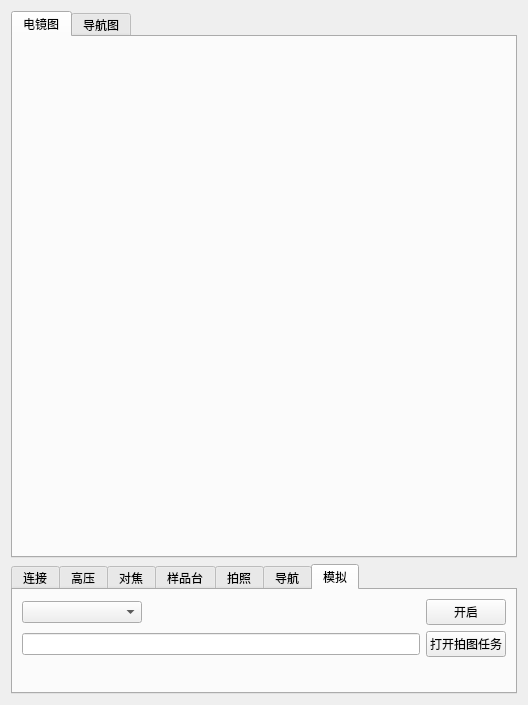
<?xml version="1.0" encoding="UTF-8"?>
<ui version="4.0">
 <class>Form</class>
 <widget class="QWidget" name="Form">
  <property name="geometry">
   <rect>
    <x>0</x>
    <y>0</y>
    <width>528</width>
    <height>705</height>
   </rect>
  </property>
  <property name="minimumSize">
   <size>
    <width>500</width>
    <height>700</height>
   </size>
  </property>
  <property name="windowTitle">
   <string>Form</string>
  </property>
  <layout class="QVBoxLayout" name="verticalLayout">
   <item>
    <widget class="QTabWidget" name="tabWidget_3">
     <property name="minimumSize">
      <size>
       <width>0</width>
       <height>512</height>
      </size>
     </property>
     <property name="currentIndex">
      <number>0</number>
     </property>
     <widget class="QWidget" name="tab_sem_img">
      <attribute name="title">
       <string>电镜图</string>
      </attribute>
     </widget>
     <widget class="QWidget" name="tab_nav_img">
      <attribute name="title">
       <string>导航图</string>
      </attribute>
     </widget>
    </widget>
   </item>
   <item>
    <widget class="QTabWidget" name="tab_modules">
     <property name="maximumSize">
      <size>
       <width>16777215</width>
       <height>130</height>
      </size>
     </property>
     <property name="currentIndex">
      <number>6</number>
     </property>
     <widget class="QWidget" name="tab_conn">
      <attribute name="title">
       <string>连接</string>
      </attribute>
      <layout class="QVBoxLayout" name="verticalLayout_2">
       <property name="spacing">
        <number>0</number>
       </property>
       <property name="leftMargin">
        <number>0</number>
       </property>
       <property name="topMargin">
        <number>4</number>
       </property>
       <property name="rightMargin">
        <number>0</number>
       </property>
       <property name="bottomMargin">
        <number>0</number>
       </property>
       <item>
        <widget class="QFrame" name="frame_5">
         <property name="frameShape">
          <enum>QFrame::Shape::Box</enum>
         </property>
         <property name="frameShadow">
          <enum>QFrame::Shadow::Raised</enum>
         </property>
         <layout class="QHBoxLayout" name="horizontalLayout_2">
          <property name="spacing">
           <number>6</number>
          </property>
          <property name="leftMargin">
           <number>0</number>
          </property>
          <property name="topMargin">
           <number>0</number>
          </property>
          <property name="rightMargin">
           <number>0</number>
          </property>
          <property name="bottomMargin">
           <number>0</number>
          </property>
          <item>
           <widget class="QPushButton" name="btn_handshake">
            <property name="text">
             <string>扫描在线设备</string>
            </property>
           </widget>
          </item>
          <item>
           <widget class="QComboBox" name="cbox_sem_servers">
            <property name="minimumSize">
             <size>
              <width>180</width>
              <height>0</height>
             </size>
            </property>
           </widget>
          </item>
          <item>
           <widget class="QPushButton" name="btn_zem_sync">
            <property name="text">
             <string>同步状态</string>
            </property>
           </widget>
          </item>
          <item>
           <spacer name="horizontalSpacer_5">
            <property name="orientation">
             <enum>Qt::Orientation::Horizontal</enum>
            </property>
            <property name="sizeHint" stdset="0">
             <size>
              <width>40</width>
              <height>20</height>
             </size>
            </property>
           </spacer>
          </item>
         </layout>
        </widget>
       </item>
       <item>
        <layout class="QHBoxLayout" name="horizontalLayout">
         <item>
          <widget class="QComboBox" name="cbox_cmds">
           <property name="minimumSize">
            <size>
             <width>175</width>
             <height>0</height>
            </size>
           </property>
          </widget>
         </item>
         <item>
          <widget class="QLineEdit" name="input_cmd_args">
           <property name="minimumSize">
            <size>
             <width>180</width>
             <height>0</height>
            </size>
           </property>
          </widget>
         </item>
         <item>
          <widget class="QPushButton" name="btn_send">
           <property name="text">
            <string>发送命令</string>
           </property>
          </widget>
         </item>
         <item>
          <spacer name="horizontalSpacer_7">
           <property name="orientation">
            <enum>Qt::Orientation::Horizontal</enum>
           </property>
           <property name="sizeHint" stdset="0">
            <size>
             <width>40</width>
             <height>20</height>
            </size>
           </property>
          </spacer>
         </item>
        </layout>
       </item>
       <item>
        <widget class="Line" name="line_4">
         <property name="lineWidth">
          <number>2</number>
         </property>
         <property name="orientation">
          <enum>Qt::Orientation::Horizontal</enum>
         </property>
        </widget>
       </item>
       <item>
        <layout class="QHBoxLayout" name="horizontalLayout_4">
         <property name="spacing">
          <number>2</number>
         </property>
         <property name="topMargin">
          <number>0</number>
         </property>
         <item>
          <widget class="QLabel" name="label_8">
           <property name="sizePolicy">
            <sizepolicy hsizetype="Fixed" vsizetype="Preferred">
             <horstretch>0</horstretch>
             <verstretch>0</verstretch>
            </sizepolicy>
           </property>
           <property name="text">
            <string>发送:</string>
           </property>
          </widget>
         </item>
         <item>
          <widget class="QLabel" name="lbl_cmd_send">
           <property name="text">
            <string/>
           </property>
          </widget>
         </item>
        </layout>
       </item>
       <item>
        <layout class="QHBoxLayout" name="horizontalLayout_5">
         <property name="spacing">
          <number>2</number>
         </property>
         <item>
          <widget class="QLabel" name="label_5">
           <property name="sizePolicy">
            <sizepolicy hsizetype="Fixed" vsizetype="Preferred">
             <horstretch>0</horstretch>
             <verstretch>0</verstretch>
            </sizepolicy>
           </property>
           <property name="text">
            <string>接收:</string>
           </property>
          </widget>
         </item>
         <item>
          <widget class="QLabel" name="lbl_cmd_rcv">
           <property name="text">
            <string/>
           </property>
          </widget>
         </item>
        </layout>
       </item>
       <item>
        <spacer name="verticalSpacer_2">
         <property name="orientation">
          <enum>Qt::Orientation::Vertical</enum>
         </property>
         <property name="sizeHint" stdset="0">
          <size>
           <width>20</width>
           <height>40</height>
          </size>
         </property>
        </spacer>
       </item>
      </layout>
     </widget>
     <widget class="QWidget" name="tab_hv">
      <attribute name="title">
       <string>高压</string>
      </attribute>
      <layout class="QVBoxLayout" name="verticalLayout_6">
       <item>
        <layout class="QHBoxLayout" name="horizontalLayout_10">
         <item>
          <widget class="QPushButton" name="btn_hv_get">
           <property name="maximumSize">
            <size>
             <width>80</width>
             <height>16777215</height>
            </size>
           </property>
           <property name="text">
            <string>当前电压:</string>
           </property>
          </widget>
         </item>
         <item>
          <widget class="QWheelLineEdit" name="ipt_hv">
           <property name="maximumSize">
            <size>
             <width>40</width>
             <height>16777215</height>
            </size>
           </property>
           <property name="text">
            <string/>
           </property>
           <property name="alignment">
            <set>Qt::AlignmentFlag::AlignRight|Qt::AlignmentFlag::AlignTrailing|Qt::AlignmentFlag::AlignVCenter</set>
           </property>
          </widget>
         </item>
         <item>
          <widget class="QLabel" name="label_10">
           <property name="text">
            <string>KV</string>
           </property>
          </widget>
         </item>
         <item>
          <widget class="QPushButton" name="btn_hv_set">
           <property name="minimumSize">
            <size>
             <width>45</width>
             <height>0</height>
            </size>
           </property>
           <property name="maximumSize">
            <size>
             <width>16777215</width>
             <height>16777215</height>
            </size>
           </property>
           <property name="text">
            <string>设置</string>
           </property>
          </widget>
         </item>
         <item>
          <spacer name="horizontalSpacer">
           <property name="orientation">
            <enum>Qt::Orientation::Horizontal</enum>
           </property>
           <property name="sizeHint" stdset="0">
            <size>
             <width>40</width>
             <height>20</height>
            </size>
           </property>
          </spacer>
         </item>
         <item>
          <widget class="QPushButton" name="btn_gun_on">
           <property name="minimumSize">
            <size>
             <width>45</width>
             <height>0</height>
            </size>
           </property>
           <property name="maximumSize">
            <size>
             <width>16777215</width>
             <height>16777215</height>
            </size>
           </property>
           <property name="text">
            <string>开枪</string>
           </property>
          </widget>
         </item>
         <item>
          <widget class="QPushButton" name="btn_gun_off">
           <property name="minimumSize">
            <size>
             <width>45</width>
             <height>0</height>
            </size>
           </property>
           <property name="maximumSize">
            <size>
             <width>16777215</width>
             <height>16777215</height>
            </size>
           </property>
           <property name="text">
            <string>关枪</string>
           </property>
          </widget>
         </item>
        </layout>
       </item>
       <item>
        <spacer name="verticalSpacer_5">
         <property name="orientation">
          <enum>Qt::Orientation::Vertical</enum>
         </property>
         <property name="sizeHint" stdset="0">
          <size>
           <width>20</width>
           <height>50</height>
          </size>
         </property>
        </spacer>
       </item>
      </layout>
     </widget>
     <widget class="QWidget" name="tab_focus">
      <attribute name="title">
       <string>对焦</string>
      </attribute>
      <layout class="QVBoxLayout" name="verticalLayout_3" stretch="1,0">
       <property name="spacing">
        <number>0</number>
       </property>
       <property name="leftMargin">
        <number>0</number>
       </property>
       <property name="topMargin">
        <number>0</number>
       </property>
       <property name="rightMargin">
        <number>0</number>
       </property>
       <property name="bottomMargin">
        <number>0</number>
       </property>
       <item>
        <widget class="QFrame" name="frame_2">
         <property name="frameShape">
          <enum>QFrame::Shape::Box</enum>
         </property>
         <property name="frameShadow">
          <enum>QFrame::Shadow::Raised</enum>
         </property>
         <layout class="QHBoxLayout" name="horizontalLayout_6" stretch="0,1,0,0,0">
          <property name="spacing">
           <number>2</number>
          </property>
          <property name="leftMargin">
           <number>0</number>
          </property>
          <property name="topMargin">
           <number>0</number>
          </property>
          <property name="rightMargin">
           <number>0</number>
          </property>
          <property name="bottomMargin">
           <number>0</number>
          </property>
          <item>
           <widget class="QPushButton" name="btn_ob">
            <property name="maximumSize">
             <size>
              <width>45</width>
              <height>16777215</height>
             </size>
            </property>
            <property name="text">
             <string>当前值:</string>
            </property>
           </widget>
          </item>
          <item>
           <widget class="QEditSlider" name="slider_ob" native="true"/>
          </item>
          <item>
           <widget class="Line" name="line">
            <property name="orientation">
             <enum>Qt::Orientation::Vertical</enum>
            </property>
           </widget>
          </item>
          <item>
           <spacer name="horizontalSpacer_6">
            <property name="orientation">
             <enum>Qt::Orientation::Horizontal</enum>
            </property>
            <property name="sizeType">
             <enum>QSizePolicy::Policy::Preferred</enum>
            </property>
            <property name="sizeHint" stdset="0">
             <size>
              <width>20</width>
              <height>20</height>
             </size>
            </property>
           </spacer>
          </item>
          <item>
           <widget class="QPushButton" name="btn_af">
            <property name="maximumSize">
             <size>
              <width>16777215</width>
              <height>16777215</height>
             </size>
            </property>
            <property name="text">
             <string>AF</string>
            </property>
           </widget>
          </item>
         </layout>
        </widget>
       </item>
       <item>
        <spacer name="verticalSpacer">
         <property name="orientation">
          <enum>Qt::Orientation::Vertical</enum>
         </property>
         <property name="sizeHint" stdset="0">
          <size>
           <width>20</width>
           <height>62</height>
          </size>
         </property>
        </spacer>
       </item>
      </layout>
     </widget>
     <widget class="QWidget" name="tab_stage">
      <attribute name="title">
       <string>样品台</string>
      </attribute>
      <layout class="QVBoxLayout" name="verticalLayout_4">
       <property name="spacing">
        <number>0</number>
       </property>
       <property name="leftMargin">
        <number>0</number>
       </property>
       <property name="topMargin">
        <number>0</number>
       </property>
       <property name="rightMargin">
        <number>0</number>
       </property>
       <property name="bottomMargin">
        <number>0</number>
       </property>
       <item>
        <widget class="QFrame" name="frame_8">
         <property name="frameShape">
          <enum>QFrame::Shape::Box</enum>
         </property>
         <property name="frameShadow">
          <enum>QFrame::Shadow::Raised</enum>
         </property>
         <layout class="QHBoxLayout" name="horizontalLayout_7">
          <property name="spacing">
           <number>6</number>
          </property>
          <property name="leftMargin">
           <number>0</number>
          </property>
          <property name="topMargin">
           <number>0</number>
          </property>
          <property name="rightMargin">
           <number>0</number>
          </property>
          <property name="bottomMargin">
           <number>0</number>
          </property>
          <item>
           <widget class="QPushButton" name="btn_stage_xy_pos">
            <property name="maximumSize">
             <size>
              <width>80</width>
              <height>16777215</height>
             </size>
            </property>
            <property name="text">
             <string>当前坐标:</string>
            </property>
           </widget>
          </item>
          <item>
           <widget class="QLineEdit" name="input_stage_xy_pos">
            <property name="maximumSize">
             <size>
              <width>180</width>
              <height>16777215</height>
             </size>
            </property>
            <property name="text">
             <string>0,0</string>
            </property>
           </widget>
          </item>
          <item>
           <widget class="QPushButton" name="btn_stage_xy_goto">
            <property name="minimumSize">
             <size>
              <width>45</width>
              <height>0</height>
             </size>
            </property>
            <property name="maximumSize">
             <size>
              <width>16777215</width>
              <height>16777215</height>
             </size>
            </property>
            <property name="text">
             <string>GOTO</string>
            </property>
           </widget>
          </item>
          <item>
           <widget class="QFrame" name="frame_7">
            <property name="frameShape">
             <enum>QFrame::Shape::StyledPanel</enum>
            </property>
            <property name="frameShadow">
             <enum>QFrame::Shadow::Raised</enum>
            </property>
            <layout class="QGridLayout" name="gridLayout">
             <property name="leftMargin">
              <number>0</number>
             </property>
             <property name="topMargin">
              <number>0</number>
             </property>
             <property name="rightMargin">
              <number>0</number>
             </property>
             <property name="bottomMargin">
              <number>0</number>
             </property>
             <property name="spacing">
              <number>1</number>
             </property>
             <item row="0" column="0">
              <spacer name="horizontalSpacer_10">
               <property name="orientation">
                <enum>Qt::Orientation::Horizontal</enum>
               </property>
               <property name="sizeHint" stdset="0">
                <size>
                 <width>40</width>
                 <height>20</height>
                </size>
               </property>
              </spacer>
             </item>
            </layout>
           </widget>
          </item>
         </layout>
        </widget>
       </item>
       <item>
        <widget class="QFrame" name="frame_6">
         <property name="frameShape">
          <enum>QFrame::Shape::StyledPanel</enum>
         </property>
         <property name="frameShadow">
          <enum>QFrame::Shadow::Raised</enum>
         </property>
         <layout class="QHBoxLayout" name="horizontalLayout_8">
          <property name="spacing">
           <number>6</number>
          </property>
          <property name="leftMargin">
           <number>0</number>
          </property>
          <property name="topMargin">
           <number>0</number>
          </property>
          <property name="rightMargin">
           <number>0</number>
          </property>
          <property name="bottomMargin">
           <number>0</number>
          </property>
          <item>
           <widget class="QLabel" name="label_3">
            <property name="minimumSize">
             <size>
              <width>70</width>
              <height>0</height>
             </size>
            </property>
            <property name="text">
             <string>相对运动:</string>
            </property>
            <property name="alignment">
             <set>Qt::AlignmentFlag::AlignRight|Qt::AlignmentFlag::AlignTrailing|Qt::AlignmentFlag::AlignVCenter</set>
            </property>
           </widget>
          </item>
          <item>
           <widget class="QLineEdit" name="input_stage_xy_rval">
            <property name="maximumSize">
             <size>
              <width>60</width>
              <height>16777215</height>
             </size>
            </property>
            <property name="text">
             <string>10</string>
            </property>
           </widget>
          </item>
          <item>
           <widget class="QFrame" name="frame">
            <property name="frameShape">
             <enum>QFrame::Shape::Box</enum>
            </property>
            <property name="frameShadow">
             <enum>QFrame::Shadow::Raised</enum>
            </property>
            <layout class="QGridLayout" name="gridLayout_2">
             <property name="leftMargin">
              <number>0</number>
             </property>
             <property name="topMargin">
              <number>0</number>
             </property>
             <property name="rightMargin">
              <number>0</number>
             </property>
             <property name="bottomMargin">
              <number>0</number>
             </property>
             <property name="spacing">
              <number>0</number>
             </property>
             <item row="0" column="1">
              <widget class="QToolButton" name="btn_stage_xy_move_up">
               <property name="maximumSize">
                <size>
                 <width>30</width>
                 <height>15</height>
                </size>
               </property>
               <property name="text">
                <string>...</string>
               </property>
               <property name="arrowType">
                <enum>Qt::ArrowType::UpArrow</enum>
               </property>
              </widget>
             </item>
             <item row="1" column="1">
              <widget class="QToolButton" name="btn_stage_xy_move_down">
               <property name="maximumSize">
                <size>
                 <width>30</width>
                 <height>15</height>
                </size>
               </property>
               <property name="text">
                <string>...</string>
               </property>
               <property name="arrowType">
                <enum>Qt::ArrowType::DownArrow</enum>
               </property>
              </widget>
             </item>
             <item row="1" column="2">
              <widget class="QToolButton" name="btn_stage_xy_move_right">
               <property name="maximumSize">
                <size>
                 <width>30</width>
                 <height>15</height>
                </size>
               </property>
               <property name="text">
                <string>...</string>
               </property>
               <property name="arrowType">
                <enum>Qt::ArrowType::RightArrow</enum>
               </property>
              </widget>
             </item>
             <item row="1" column="0">
              <widget class="QToolButton" name="btn_stage_xy_move_left">
               <property name="maximumSize">
                <size>
                 <width>30</width>
                 <height>15</height>
                </size>
               </property>
               <property name="text">
                <string>...</string>
               </property>
               <property name="arrowType">
                <enum>Qt::ArrowType::LeftArrow</enum>
               </property>
              </widget>
             </item>
            </layout>
           </widget>
          </item>
          <item>
           <spacer name="horizontalSpacer_4">
            <property name="orientation">
             <enum>Qt::Orientation::Horizontal</enum>
            </property>
            <property name="sizeHint" stdset="0">
             <size>
              <width>277</width>
              <height>20</height>
             </size>
            </property>
           </spacer>
          </item>
         </layout>
        </widget>
       </item>
       <item>
        <spacer name="verticalSpacer_3">
         <property name="orientation">
          <enum>Qt::Orientation::Vertical</enum>
         </property>
         <property name="sizeHint" stdset="0">
          <size>
           <width>20</width>
           <height>40</height>
          </size>
         </property>
        </spacer>
       </item>
      </layout>
     </widget>
     <widget class="QWidget" name="tab_snap">
      <attribute name="title">
       <string>拍照</string>
      </attribute>
      <layout class="QVBoxLayout" name="verticalLayout_5">
       <property name="spacing">
        <number>0</number>
       </property>
       <property name="leftMargin">
        <number>0</number>
       </property>
       <property name="topMargin">
        <number>0</number>
       </property>
       <property name="rightMargin">
        <number>0</number>
       </property>
       <property name="bottomMargin">
        <number>0</number>
       </property>
       <item>
        <widget class="QFrame" name="frame_4">
         <property name="frameShape">
          <enum>QFrame::Shape::Box</enum>
         </property>
         <property name="frameShadow">
          <enum>QFrame::Shadow::Raised</enum>
         </property>
         <layout class="QHBoxLayout" name="horizontalLayout_3">
          <property name="spacing">
           <number>3</number>
          </property>
          <property name="leftMargin">
           <number>0</number>
          </property>
          <property name="topMargin">
           <number>0</number>
          </property>
          <property name="rightMargin">
           <number>0</number>
          </property>
          <property name="bottomMargin">
           <number>0</number>
          </property>
          <item>
           <widget class="QLabel" name="label_9">
            <property name="text">
             <string>放大倍数:</string>
            </property>
           </widget>
          </item>
          <item>
           <widget class="QComboBox" name="cbox_mag">
            <property name="sizePolicy">
             <sizepolicy hsizetype="Expanding" vsizetype="Fixed">
              <horstretch>0</horstretch>
              <verstretch>0</verstretch>
             </sizepolicy>
            </property>
            <property name="minimumSize">
             <size>
              <width>80</width>
              <height>0</height>
             </size>
            </property>
            <property name="sizeAdjustPolicy">
             <enum>QComboBox::SizeAdjustPolicy::AdjustToContentsOnFirstShow</enum>
            </property>
           </widget>
          </item>
          <item>
           <widget class="QLineEdit" name="input_mag">
            <property name="sizePolicy">
             <sizepolicy hsizetype="Preferred" vsizetype="Fixed">
              <horstretch>0</horstretch>
              <verstretch>0</verstretch>
             </sizepolicy>
            </property>
            <property name="minimumSize">
             <size>
              <width>80</width>
              <height>0</height>
             </size>
            </property>
            <property name="maximumSize">
             <size>
              <width>50</width>
              <height>16777215</height>
             </size>
            </property>
            <property name="text">
             <string>500</string>
            </property>
           </widget>
          </item>
          <item>
           <widget class="Line" name="line_5">
            <property name="orientation">
             <enum>Qt::Orientation::Vertical</enum>
            </property>
           </widget>
          </item>
          <item>
           <widget class="QLabel" name="label">
            <property name="text">
             <string>扫描场:</string>
            </property>
           </widget>
          </item>
          <item>
           <widget class="QLineEdit" name="input_field_size">
            <property name="sizePolicy">
             <sizepolicy hsizetype="Preferred" vsizetype="Fixed">
              <horstretch>0</horstretch>
              <verstretch>0</verstretch>
             </sizepolicy>
            </property>
            <property name="minimumSize">
             <size>
              <width>80</width>
              <height>0</height>
             </size>
            </property>
            <property name="maximumSize">
             <size>
              <width>16777215</width>
              <height>16777215</height>
             </size>
            </property>
            <property name="text">
             <string>520</string>
            </property>
           </widget>
          </item>
          <item>
           <widget class="QLabel" name="label_2">
            <property name="text">
             <string>μm   </string>
            </property>
           </widget>
          </item>
          <item>
           <widget class="QLineEdit" name="input_field_rotation">
            <property name="sizePolicy">
             <sizepolicy hsizetype="Preferred" vsizetype="Fixed">
              <horstretch>0</horstretch>
              <verstretch>0</verstretch>
             </sizepolicy>
            </property>
            <property name="minimumSize">
             <size>
              <width>60</width>
              <height>0</height>
             </size>
            </property>
            <property name="maximumSize">
             <size>
              <width>50</width>
              <height>16777215</height>
             </size>
            </property>
            <property name="text">
             <string>0</string>
            </property>
           </widget>
          </item>
          <item>
           <widget class="QLabel" name="label_4">
            <property name="text">
             <string>°</string>
            </property>
           </widget>
          </item>
          <item>
           <spacer name="horizontalSpacer_2">
            <property name="orientation">
             <enum>Qt::Orientation::Horizontal</enum>
            </property>
            <property name="sizeHint" stdset="0">
             <size>
              <width>110</width>
              <height>20</height>
             </size>
            </property>
           </spacer>
          </item>
         </layout>
        </widget>
       </item>
       <item>
        <widget class="QFrame" name="frame_15">
         <property name="frameShape">
          <enum>QFrame::Shape::Box</enum>
         </property>
         <property name="frameShadow">
          <enum>QFrame::Shadow::Raised</enum>
         </property>
         <layout class="QHBoxLayout" name="horizontalLayout_14">
          <property name="spacing">
           <number>3</number>
          </property>
          <property name="leftMargin">
           <number>0</number>
          </property>
          <property name="topMargin">
           <number>0</number>
          </property>
          <property name="rightMargin">
           <number>0</number>
          </property>
          <property name="bottomMargin">
           <number>0</number>
          </property>
          <item>
           <widget class="QLabel" name="label_6">
            <property name="text">
             <string>拍照档位:</string>
            </property>
           </widget>
          </item>
          <item>
           <widget class="QComboBox" name="cbox_cap_avg">
            <property name="maximumSize">
             <size>
              <width>35</width>
              <height>16777215</height>
             </size>
            </property>
           </widget>
          </item>
          <item>
           <widget class="QLabel" name="label_7">
            <property name="text">
             <string>图像尺寸:</string>
            </property>
           </widget>
          </item>
          <item>
           <widget class="QComboBox" name="cbox_cap_size">
            <property name="minimumSize">
             <size>
              <width>100</width>
              <height>0</height>
             </size>
            </property>
           </widget>
          </item>
          <item>
           <widget class="Line" name="line_2">
            <property name="orientation">
             <enum>Qt::Orientation::Vertical</enum>
            </property>
           </widget>
          </item>
          <item>
           <widget class="Line" name="line_3">
            <property name="orientation">
             <enum>Qt::Orientation::Vertical</enum>
            </property>
           </widget>
          </item>
          <item>
           <widget class="QCheckBox" name="ckb_snap_save">
            <property name="text">
             <string>保存</string>
            </property>
           </widget>
          </item>
          <item>
           <widget class="QPushButton" name="btn_snap">
            <property name="maximumSize">
             <size>
              <width>60</width>
              <height>16777215</height>
             </size>
            </property>
            <property name="text">
             <string>拍照</string>
            </property>
           </widget>
          </item>
          <item>
           <widget class="QPushButton" name="btn_play">
            <property name="maximumSize">
             <size>
              <width>60</width>
              <height>16777215</height>
             </size>
            </property>
            <property name="text">
             <string>播放</string>
            </property>
           </widget>
          </item>
          <item>
           <spacer name="horizontalSpacer_3">
            <property name="orientation">
             <enum>Qt::Orientation::Horizontal</enum>
            </property>
            <property name="sizeHint" stdset="0">
             <size>
              <width>61</width>
              <height>20</height>
             </size>
            </property>
           </spacer>
          </item>
          <item>
           <widget class="QPushButton" name="btn_remap">
            <property name="maximumSize">
             <size>
              <width>35</width>
              <height>16777215</height>
             </size>
            </property>
            <property name="text">
             <string>映射</string>
            </property>
           </widget>
          </item>
         </layout>
        </widget>
       </item>
       <item>
        <spacer name="verticalSpacer_6">
         <property name="orientation">
          <enum>Qt::Orientation::Vertical</enum>
         </property>
         <property name="sizeHint" stdset="0">
          <size>
           <width>20</width>
           <height>40</height>
          </size>
         </property>
        </spacer>
       </item>
      </layout>
     </widget>
     <widget class="QWidget" name="tab_nav">
      <attribute name="title">
       <string>导航</string>
      </attribute>
      <layout class="QVBoxLayout" name="verticalLayout_7">
       <property name="spacing">
        <number>2</number>
       </property>
       <property name="leftMargin">
        <number>0</number>
       </property>
       <property name="topMargin">
        <number>0</number>
       </property>
       <property name="rightMargin">
        <number>0</number>
       </property>
       <property name="bottomMargin">
        <number>0</number>
       </property>
       <item>
        <widget class="QFrame" name="frame_9">
         <property name="frameShape">
          <enum>QFrame::Shape::StyledPanel</enum>
         </property>
         <property name="frameShadow">
          <enum>QFrame::Shadow::Raised</enum>
         </property>
         <layout class="QHBoxLayout" name="horizontalLayout_9">
          <property name="spacing">
           <number>2</number>
          </property>
          <property name="leftMargin">
           <number>0</number>
          </property>
          <property name="topMargin">
           <number>0</number>
          </property>
          <property name="rightMargin">
           <number>0</number>
          </property>
          <property name="bottomMargin">
           <number>0</number>
          </property>
          <item>
           <widget class="QPushButton" name="btn_get_nav_info">
            <property name="sizePolicy">
             <sizepolicy hsizetype="Maximum" vsizetype="Fixed">
              <horstretch>0</horstretch>
              <verstretch>0</verstretch>
             </sizepolicy>
            </property>
            <property name="maximumSize">
             <size>
              <width>60</width>
              <height>16777215</height>
             </size>
            </property>
            <property name="text">
             <string>导航图</string>
            </property>
           </widget>
          </item>
          <item>
           <spacer name="horizontalSpacer_8">
            <property name="orientation">
             <enum>Qt::Orientation::Horizontal</enum>
            </property>
            <property name="sizeHint" stdset="0">
             <size>
              <width>247</width>
              <height>20</height>
             </size>
            </property>
           </spacer>
          </item>
          <item>
           <widget class="QPushButton" name="btn_nav_circle_marker">
            <property name="text">
             <string>圆形标记</string>
            </property>
           </widget>
          </item>
          <item>
           <widget class="QPushButton" name="btn_nav_marker_align">
            <property name="text">
             <string>标记点对齐</string>
            </property>
           </widget>
          </item>
          <item>
           <widget class="QRadioButton" name="rbtn_nav_enable_calib">
            <property name="text">
             <string>使能</string>
            </property>
           </widget>
          </item>
         </layout>
        </widget>
       </item>
       <item>
        <spacer name="verticalSpacer_4">
         <property name="orientation">
          <enum>Qt::Orientation::Vertical</enum>
         </property>
         <property name="sizeHint" stdset="0">
          <size>
           <width>20</width>
           <height>36</height>
          </size>
         </property>
        </spacer>
       </item>
      </layout>
     </widget>
     <widget class="QWidget" name="tab">
      <attribute name="title">
       <string>模拟</string>
      </attribute>
      <layout class="QVBoxLayout" name="verticalLayout_8">
       <item>
        <layout class="QHBoxLayout" name="horizontalLayout_11">
         <item>
          <widget class="QComboBox" name="cbox_vzem_type">
           <property name="minimumSize">
            <size>
             <width>120</width>
             <height>0</height>
            </size>
           </property>
          </widget>
         </item>
         <item>
          <spacer name="horizontalSpacer_9">
           <property name="orientation">
            <enum>Qt::Orientation::Horizontal</enum>
           </property>
           <property name="sizeHint" stdset="0">
            <size>
             <width>40</width>
             <height>20</height>
            </size>
           </property>
          </spacer>
         </item>
         <item>
          <widget class="QPushButton" name="btn_vzem_start">
           <property name="text">
            <string>开启</string>
           </property>
          </widget>
         </item>
        </layout>
       </item>
       <item>
        <layout class="QHBoxLayout" name="horizontalLayout_12"/>
       </item>
       <item>
        <layout class="QHBoxLayout" name="horizontalLayout_13">
         <item>
          <widget class="QLineEdit" name="le_vzem_json"/>
         </item>
         <item>
          <widget class="QPushButton" name="btn_vzem_open_json">
           <property name="text">
            <string>打开拍图任务</string>
           </property>
          </widget>
         </item>
        </layout>
       </item>
       <item>
        <spacer name="verticalSpacer_7">
         <property name="orientation">
          <enum>Qt::Orientation::Vertical</enum>
         </property>
         <property name="sizeHint" stdset="0">
          <size>
           <width>20</width>
           <height>50</height>
          </size>
         </property>
        </spacer>
       </item>
      </layout>
     </widget>
    </widget>
   </item>
  </layout>
 </widget>
 <customwidgets>
  <customwidget>
   <class>QEditSlider</class>
   <extends>QWidget</extends>
   <header location="global">jgb.gui.qt.widgets.qt_edit_slider</header>
   <container>1</container>
  </customwidget>
  <customwidget>
   <class>QWheelLineEdit</class>
   <extends>QLineEdit</extends>
   <header location="global">jgb.gui.qt.widgets.qt_wheel_lineedit</header>
  </customwidget>
 </customwidgets>
 <resources/>
 <connections/>
</ui>
